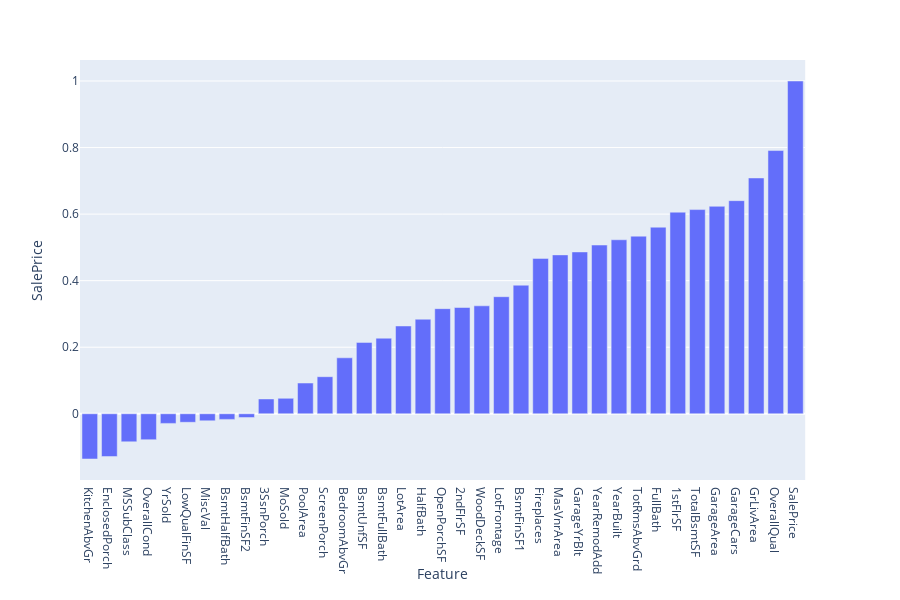

The notebook cell saved with this chart:
### Code cell
sp.sort_values(by=['SalePrice'],inplace=True)
fig = px.bar(sp, x='Feature', y = 'SalePrice')
fig.show()

### Figure 1 — Plotly figure (JSON) as saved in the notebook; plotly's stock layout.template omitted (floating-point values rounded to 4 significant figures)
{"data": [{"alignmentgroup": "True", "hoverlabel": {"namelength": 0}, "hovertemplate": "Feature=%{x}<br>SalePrice=%{y}", "legendgroup": "", "marker": {"color": "#636efa"}, "name": "", "offsetgroup": "", "orientation": "v", "showlegend": false, "textposition": "auto", "type": "bar", "x": ["KitchenAbvGr", "EnclosedPorch", "MSSubClass", "OverallCond", "YrSold", "LowQualFinSF", "MiscVal", "BsmtHalfBath", "BsmtFinSF2", "3SsnPorch", "MoSold", "PoolArea", "ScreenPorch", "BedroomAbvGr", "BsmtUnfSF", "BsmtFullBath", "LotArea", "HalfBath", "OpenPorchSF", "2ndFlrSF", "WoodDeckSF", "LotFrontage", "BsmtFinSF1", "Fireplaces", "MasVnrArea", "GarageYrBlt", "YearRemodAdd", "YearBuilt", "TotRmsAbvGrd", "FullBath", "1stFlrSF", "TotalBsmtSF", "GarageArea", "GarageCars", "GrLivArea", "OverallQual", "SalePrice"], "xaxis": "x", "y": [-0.1359, -0.1286, -0.08428, -0.07786, -0.02892, -0.02561, -0.02119, -0.01684, -0.01138, 0.04458, 0.04643, 0.0924, 0.1114, 0.1682, 0.2145, 0.2271, 0.2638, 0.2841, 0.3159, 0.3193, 0.3244, 0.3518, 0.3864, 0.4669, 0.4775, 0.4864, 0.5071, 0.5229, 0.5337, 0.5607, 0.6059, 0.6136, 0.6234, 0.6404, 0.7086, 0.791, 1], "yaxis": "y"}], "layout": {"barmode": "relative", "height": 600, "legend": {"tracegroupgap": 0}, "margin": {"t": 60}, "xaxis": {"anchor": "y", "domain": [0, 0.98], "title": {"text": "Feature"}}, "yaxis": {"anchor": "x", "domain": [0, 1], "title": {"text": "SalePrice"}}}}
